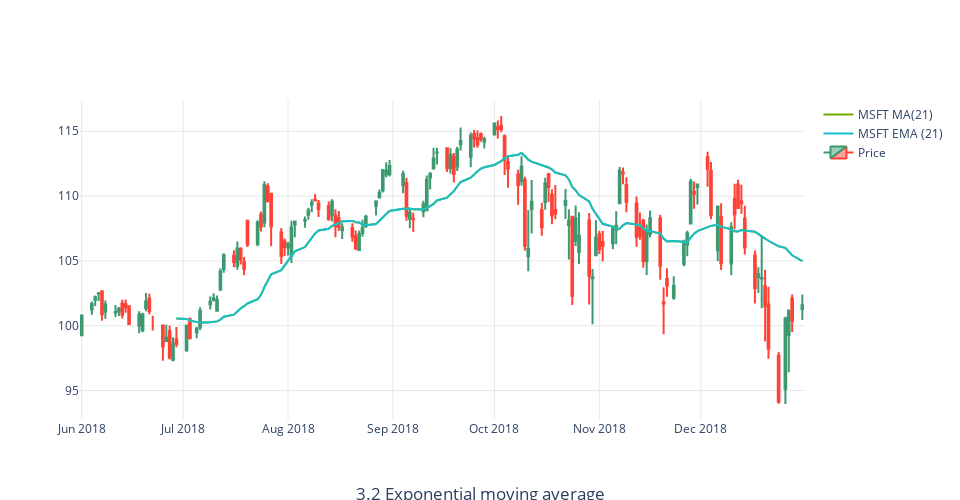

The notebook cell this image was saved under:
### Code cell
#rever algoritmo de média móvel exponencial, preenchimento da linha esta incorreto

simple_plot(data, '3.2 Exponential moving average')

### Figure 1 — Plotly figure (JSON) as saved in the notebook; plotly's stock layout.template omitted (floating-point values rounded to 4 significant figures; data arrays with more than 128 entries replaced by an {"elided": "..."} marker saying what was removed)
{"data": [{"line": {"color": "#72ac00"}, "name": "MSFT MA(21)", "opacity": 1, "type": "scatter", "x": {"elided": "147 str values"}, "y": {"elided": "147 float values"}}, {"line": {"color": "#17BECF"}, "name": "MSFT EMA (21)", "opacity": 1, "type": "scatter", "x": {"elided": "147 str values"}, "y": {"elided": "147 float values"}}, {"close": {"elided": "147 float values"}, "high": {"elided": "147 float values"}, "low": {"elided": "147 float values"}, "name": "Price", "open": {"elided": "147 float values"}, "type": "candlestick", "x": {"elided": "147 str values"}}], "layout": {"height": 500, "plot_bgcolor": "rgba(0,0,0,0)", "title": {"text": "3.2 Exponential moving average", "x": 0.5, "xanchor": "center", "y": 0, "yanchor": "bottom"}, "width": 960, "xaxis": {"gridcolor": "#E8E8E8", "gridwidth": 1, "rangeslider": {"visible": false}, "showgrid": true}, "yaxis": {"gridcolor": "#E8E8E8", "gridwidth": 1, "showgrid": true}}}
